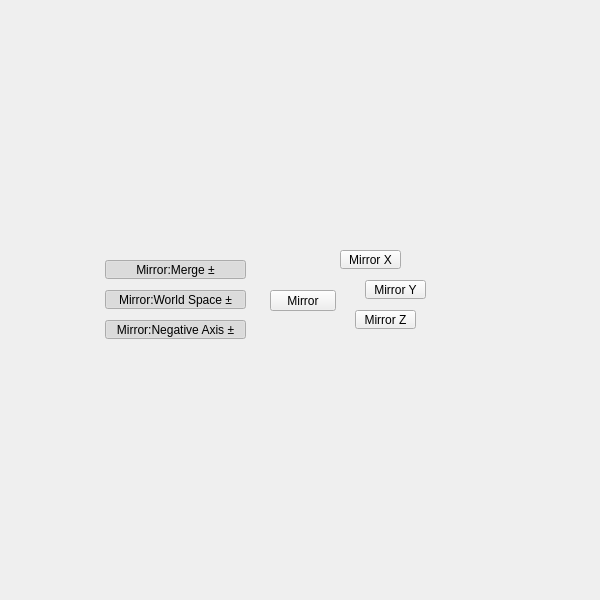
<?xml version="1.0" encoding="UTF-8"?>
<ui version="4.0">
 <class>QtUi</class>
 <widget class="QMainWindow" name="QtUi">
  <property name="enabled">
   <bool>true</bool>
  </property>
  <property name="geometry">
   <rect>
    <x>0</x>
    <y>0</y>
    <width>600</width>
    <height>600</height>
   </rect>
  </property>
  <property name="sizePolicy">
   <sizepolicy hsizetype="Ignored" vsizetype="Ignored">
    <horstretch>0</horstretch>
    <verstretch>0</verstretch>
   </sizepolicy>
  </property>
  <property name="minimumSize">
   <size>
    <width>0</width>
    <height>0</height>
   </size>
  </property>
  <property name="maximumSize">
   <size>
    <width>600</width>
    <height>600</height>
   </size>
  </property>
  <property name="cursor">
   <cursorShape>ArrowCursor</cursorShape>
  </property>
  <property name="windowTitle">
   <string>Toolkit</string>
  </property>
  <property name="whatsThis">
   <string>main</string>
  </property>
  <property name="toolButtonStyle">
   <enum>Qt::ToolButtonIconOnly</enum>
  </property>
  <property name="tabShape">
   <enum>QTabWidget::Triangular</enum>
  </property>
  <property name="dockNestingEnabled">
   <bool>true</bool>
  </property>
  <property name="dockOptions">
   <set>QMainWindow::AllowNestedDocks|QMainWindow::AllowTabbedDocks|QMainWindow::AnimatedDocks|QMainWindow::ForceTabbedDocks</set>
  </property>
  <widget class="QWidget" name="mainWindow">
   <property name="sizePolicy">
    <sizepolicy hsizetype="Ignored" vsizetype="Ignored">
     <horstretch>0</horstretch>
     <verstretch>0</verstretch>
    </sizepolicy>
   </property>
   <widget class="QPushButton" name="i019">
    <property name="geometry">
     <rect>
      <x>270</x>
      <y>290</y>
      <width>66</width>
      <height>21</height>
     </rect>
    </property>
    <property name="minimumSize">
     <size>
      <width>0</width>
      <height>21</height>
     </size>
    </property>
    <property name="maximumSize">
     <size>
      <width>16777215</width>
      <height>21</height>
     </size>
    </property>
    <property name="whatsThis">
     <string>mirror</string>
    </property>
    <property name="text">
     <string>Mirror</string>
    </property>
   </widget>
   <widget class="QPushButton" name="chk008">
    <property name="enabled">
     <bool>true</bool>
    </property>
    <property name="geometry">
     <rect>
      <x>105</x>
      <y>290</y>
      <width>141</width>
      <height>19</height>
     </rect>
    </property>
    <property name="maximumSize">
     <size>
      <width>16777215</width>
      <height>19</height>
     </size>
    </property>
    <property name="toolTip">
     <string>Mirror: Mirror in world space instead of object space.</string>
    </property>
    <property name="layoutDirection">
     <enum>Qt::RightToLeft</enum>
    </property>
    <property name="text">
     <string>Mirror:World Space ±</string>
    </property>
    <property name="checkable">
     <bool>true</bool>
    </property>
    <property name="checked">
     <bool>true</bool>
    </property>
    <property name="autoDefault">
     <bool>false</bool>
    </property>
    <property name="default">
     <bool>false</bool>
    </property>
    <property name="flat">
     <bool>false</bool>
    </property>
    <property name="bnabled" stdset="0">
     <bool>true</bool>
    </property>
   </widget>
   <widget class="PushButton" name="b000">
    <property name="geometry">
     <rect>
      <x>340</x>
      <y>250</y>
      <width>61</width>
      <height>19</height>
     </rect>
    </property>
    <property name="maximumSize">
     <size>
      <width>111</width>
      <height>19</height>
     </size>
    </property>
    <property name="toolTip">
     <string>Mirror geometry across the X axis.</string>
    </property>
    <property name="text">
     <string>Mirror X</string>
    </property>
    <property name="iconSize">
     <size>
      <width>18</width>
      <height>18</height>
     </size>
    </property>
   </widget>
   <widget class="PushButton" name="b001">
    <property name="geometry">
     <rect>
      <x>365</x>
      <y>280</y>
      <width>61</width>
      <height>19</height>
     </rect>
    </property>
    <property name="maximumSize">
     <size>
      <width>111</width>
      <height>19</height>
     </size>
    </property>
    <property name="toolTip">
     <string>Mirror geometry across the Y axis.</string>
    </property>
    <property name="text">
     <string>Mirror Y</string>
    </property>
    <property name="iconSize">
     <size>
      <width>18</width>
      <height>18</height>
     </size>
    </property>
   </widget>
   <widget class="PushButton" name="b002">
    <property name="geometry">
     <rect>
      <x>355</x>
      <y>310</y>
      <width>61</width>
      <height>19</height>
     </rect>
    </property>
    <property name="maximumSize">
     <size>
      <width>111</width>
      <height>19</height>
     </size>
    </property>
    <property name="toolTip">
     <string>Mirror geometry across the Z axis.</string>
    </property>
    <property name="text">
     <string>Mirror Z</string>
    </property>
    <property name="iconSize">
     <size>
      <width>18</width>
      <height>18</height>
     </size>
    </property>
   </widget>
   <widget class="QPushButton" name="chk000">
    <property name="enabled">
     <bool>true</bool>
    </property>
    <property name="geometry">
     <rect>
      <x>105</x>
      <y>320</y>
      <width>141</width>
      <height>19</height>
     </rect>
    </property>
    <property name="maximumSize">
     <size>
      <width>16777215</width>
      <height>19</height>
     </size>
    </property>
    <property name="toolTip">
     <string>Mirror: Perform mirror along the negative axis.</string>
    </property>
    <property name="layoutDirection">
     <enum>Qt::RightToLeft</enum>
    </property>
    <property name="text">
     <string>Mirror:Negative Axis ±</string>
    </property>
    <property name="checkable">
     <bool>true</bool>
    </property>
    <property name="checked">
     <bool>true</bool>
    </property>
    <property name="autoDefault">
     <bool>false</bool>
    </property>
    <property name="default">
     <bool>false</bool>
    </property>
    <property name="flat">
     <bool>false</bool>
    </property>
    <property name="bnabled" stdset="0">
     <bool>true</bool>
    </property>
   </widget>
   <widget class="QPushButton" name="chk007">
    <property name="enabled">
     <bool>true</bool>
    </property>
    <property name="geometry">
     <rect>
      <x>105</x>
      <y>260</y>
      <width>141</width>
      <height>19</height>
     </rect>
    </property>
    <property name="maximumSize">
     <size>
      <width>16777215</width>
      <height>19</height>
     </size>
    </property>
    <property name="toolTip">
     <string>Mirror: Merge the mirrored geometry with the original.</string>
    </property>
    <property name="layoutDirection">
     <enum>Qt::RightToLeft</enum>
    </property>
    <property name="text">
     <string>Mirror:Merge ±</string>
    </property>
    <property name="checkable">
     <bool>true</bool>
    </property>
    <property name="checked">
     <bool>true</bool>
    </property>
    <property name="autoDefault">
     <bool>false</bool>
    </property>
    <property name="default">
     <bool>false</bool>
    </property>
    <property name="flat">
     <bool>false</bool>
    </property>
    <property name="bnabled" stdset="0">
     <bool>true</bool>
    </property>
   </widget>
  </widget>
 </widget>
 <customwidgets>
  <customwidget>
   <class>PushButton</class>
   <extends>QPushButton</extends>
   <header>widgets.pushbutton.h</header>
  </customwidget>
 </customwidgets>
 <resources/>
 <connections/>
 <designerdata>
  <property name="gridDeltaX">
   <number>5</number>
  </property>
  <property name="gridDeltaY">
   <number>10</number>
  </property>
  <property name="gridSnapX">
   <bool>true</bool>
  </property>
  <property name="gridSnapY">
   <bool>true</bool>
  </property>
  <property name="gridVisible">
   <bool>true</bool>
  </property>
 </designerdata>
</ui>
